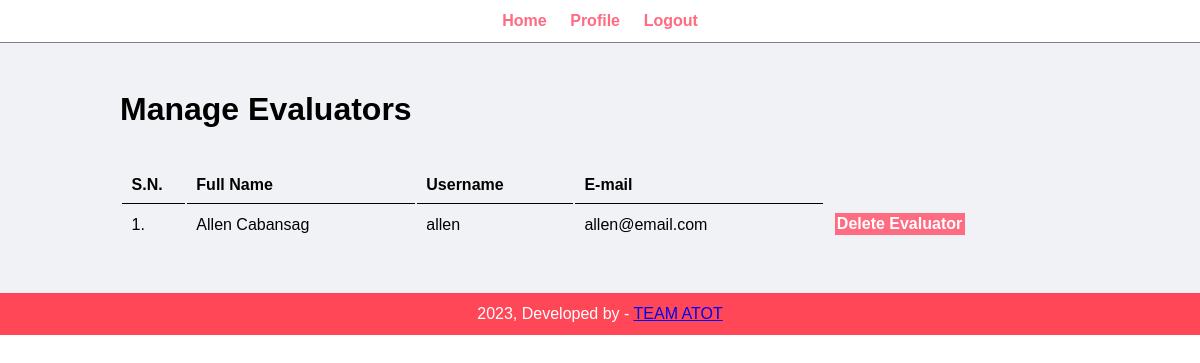
The app's page /admin/evaluator.php (signed in) with its own data.
### tables this page shows
CREATE TABLE `tbl_users` (
  `user_id` int(11) NOT NULL,
  `username` varchar(100) NOT NULL,
  `full_name` varchar(100) NOT NULL,
  `email` varchar(100) NOT NULL,
  `password` varchar(100) NOT NULL,
  `evaluator` varchar(10) NOT NULL
);

### admin/evaluator.php (the view, shortened to what this page needs)
<?php include('partials/menu.php');
?>
        <div class="main-content">
            <div class="wrapper">
                <h1>Manage Evaluators</h1>
                <br>
                <br>
                <table class="tbl-full">
                    <tr>
                        <th>S.N.</th>
                        <th>Full Name</th>
                        <th>Username</th>
                        <th>E-mail</th>
                    </tr>
                    <?php
                        $sql = "SELECT * FROM tbl_users WHERE evaluator='Yes'";
                        $res = mysqli_query($conn, $sql);
                        if($res==TRUE)
                        {
                            $count = mysqli_num_rows($res);
                            $sn=1;
                            if($count>0)
                            {
                                while($rows=mysqli_fetch_assoc($res))
                                {
                                    $id=$rows['user_id'];
                                    $full_name=$rows['full_name'];
                                    $username=$rows['username'];
                                    $email=$rows['email'];
                                    ?>
                                    <tr>
                                        <td><?php echo $sn++; ?>. </td>
                                        <td><?php echo $full_name; ?></td>
                                        <td><?php echo $username; ?></td>
                                        <td><?php echo $email; ?></td>
                                        <td>
                                            <a href="<?php echo SITEURL; ?>admin/delete-user.php?id=<?php echo $id; ?>" class="btn-danger">Delete Evaluator</a>
                                        </td>
                                    </tr>
                                    <?php
                                }
                            }
                            else
                            {
                            }
                        }
                    ?>
                </table>
            </div>
        </div>
<?php include('partials/footer.php') ?>

### css/admin.css (style rules this page uses)
* { margin: 0; padding: 0; font-family: Arial, Helvetica, sans-serif; }
.wrapper { padding: 1%; width: 80%; margin: 0 auto; }
.tbl-full { width: 100%; }
table tr th { border-bottom: 1px solid black; padding: 1%; text-align: left; }
table tr td { padding: 1%; }
.btn-danger { background-color: #ff6b81; padding: 1%; color: white; text-decoration: none; font-weight: bold; }
.main-content { background-color: #f1f2f6; padding: 3% 0; }

### records on screen
tbl_users: full_name "Allen Cabansag", username "allen", email "allen@email.com"
